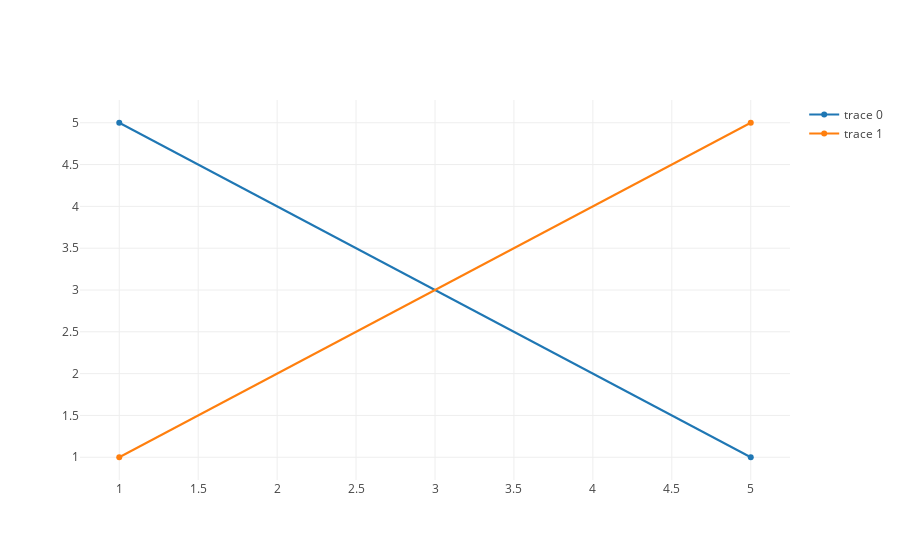

Notebook cell for this chart:
### Code cell
trace1=go.Scatter(x=[1,5],y=[5,1])
trace2=go.Scatter(x=[5,1],y=[5,1])
iplot([trace1,trace2])

### Figure 1 — Plotly figure (JSON) as saved in the notebook; plotly's stock layout.template omitted (floating-point values rounded to 4 significant figures)
{"data": [{"type": "scatter", "x": [1, 5], "y": [5, 1]}, {"type": "scatter", "x": [5, 1], "y": [5, 1]}], "layout": {}}
